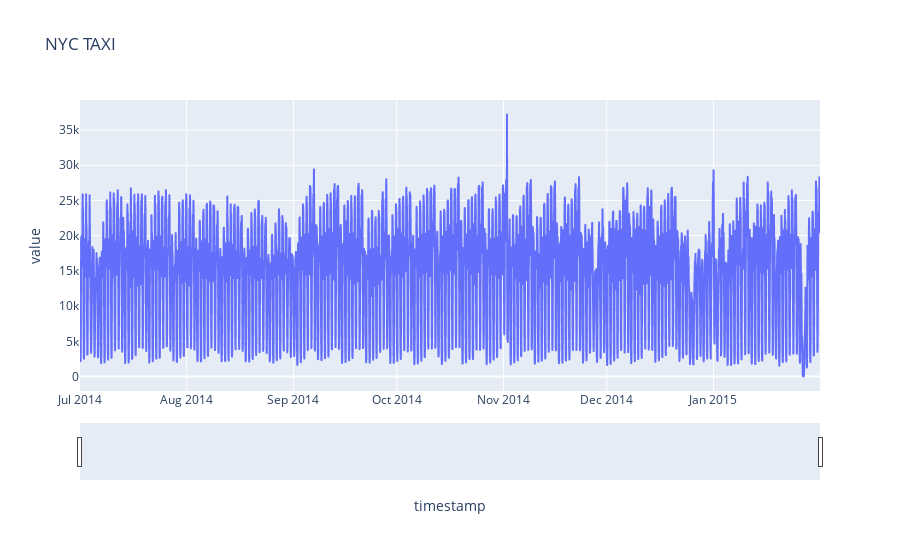

Notebook code for this chart:
### Code cell
fig  = px.line(df.reset_index(), x='timestamp',y='value', title='NYC TAXI')
fig.update_xaxes(
    rangeslider_visible =True,
)
fig.show()

### Figure 1 — Plotly figure (JSON) as saved in the notebook; plotly's stock layout.template omitted (floating-point values rounded to 4 significant figures; data arrays with more than 128 entries replaced by an {"elided": "..."} marker saying what was removed)
{"data": [{"hovertemplate": "timestamp=%{x}<br>value=%{y}<extra></extra>", "legendgroup": "", "line": {"color": "#636efa", "dash": "solid"}, "marker": {"symbol": "circle"}, "mode": "lines", "name": "", "showlegend": false, "type": "scattergl", "x": {"elided": "5160 str values"}, "xaxis": "x", "y": {"elided": "5160 float values"}, "yaxis": "y"}], "layout": {"legend": {"tracegroupgap": 0}, "title": {"text": "NYC TAXI"}, "xaxis": {"anchor": "y", "domain": [0, 1], "rangeslider": {"visible": true}, "title": {"text": "timestamp"}}, "yaxis": {"anchor": "x", "domain": [0, 1], "title": {"text": "value"}}}}
